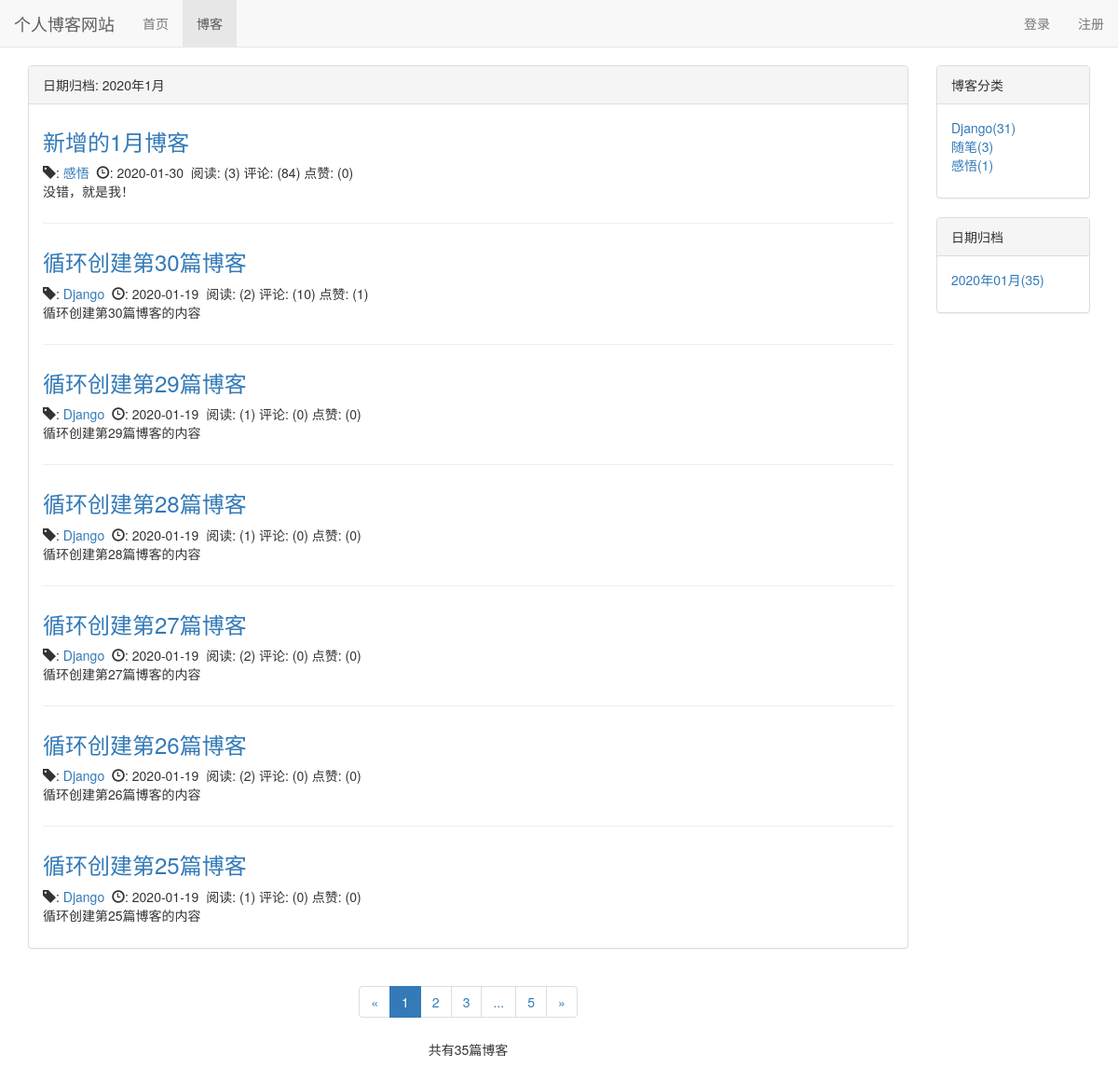
The app's page /blog/date/2020/1 with its own data.
### blog/models.py (models this page shows, shortened)
class Blog(models.Model, ReadNumExpandMethod):
    title = models.CharField(max_length=30)
    blog_type = models.ForeignKey(BlogType, on_delete=models.DO_NOTHING)
    content = MDTextField()
    author = models.ForeignKey(User, on_delete=models.DO_NOTHING)
    read_details = GenericRelation(ReadDetail)
    create_time = models.DateTimeField(auto_now_add=True)
    last_updated_time = models.DateTimeField(auto_now=True)
    class Meta:
        ordering = ['-create_time']

class BlogType(models.Model):
    type_name = models.CharField(max_length=15)
    def __str__(self):
        return self.type_name

### read_statistics/models.py (models this page shows)
class ReadNum(models.Model):
    read_num = models.IntegerField(default=0)
    content_type = models.ForeignKey(ContentType, on_delete=models.DO_NOTHING)
    object_id = models.PositiveIntegerField()
    content_object = GenericForeignKey('content_type', 'object_id')

### likes/models.py (models this page shows)
class LikeCount(models.Model):
    liked_num = models.IntegerField(default=0)
    content_type = models.ForeignKey(ContentType, on_delete=models.DO_NOTHING)
    object_id = models.PositiveIntegerField()
    content_object = GenericForeignKey('content_type', 'object_id')

### blog/views.py (the view)
# urls.py: path('date/<int:year>/<int:month>', views.blogs_with_date, name='blogs_with_date'),
def blogs_with_date(request, year, month):
    blogs_all_list = Blog.objects.filter(create_time__year=year, create_time__month=month)
    context = get_blog_list_common_data(request, blogs_all_list)
    context['blogs_with_date'] = '%s年%s月' % (year, month)
    return render(request, "blog/blogs_with_date.html", context)

### blog/templatetags/comment_tags.py (called while the page is built)
@register.simple_tag
def get_comment_count(obj):
    content_type = ContentType.objects.get_for_model(obj)
    return Comment.objects.filter(content_type=content_type, object_id=obj.pk).count()

### blog/templatetags/likes_tags.py (called while the page is built)
@register.simple_tag
def get_like_count(obj):
    content_type = ContentType.objects.get_for_model(obj)
    like_count, created = LikeCount.objects.get_or_create(content_type=content_type, object_id=obj.pk)
    return like_count.liked_num

### read_statistics/models.py (called while the page is built)
    def read_num(self):
        try:
            ct = ContentType.objects.get_for_model(self)
            readnum = ReadNum.objects.get(content_type=ct, object_id=self.pk)
            return readnum.read_num
        except exceptions.ObjectDoesNotExist:
            return 0

### user/context_processors.py (called while the page is built)
def login_modal_form(request):
    return {'login_modal_form': LoginForm()}

### blog/templates/blog/blogs_with_date.html (shortened to what this page needs)
{% extends 'blog/blog_list.html' %}
{% block blog_list_title %}
    日期归档: {{ blogs_with_date }}
{% endblock %}

### blog/templates/blog/blog_list.html (shortened to what this page needs)
{% extends 'base.html' %}
{% load staticfiles %}
{% load comment_tags %}
{% load likes_tags %}
{% block nav_blog_active %}
    active
{% endblock %}
{% block header_extends %}<link rel="stylesheet" href="{% static 'blog.css' %}">{% endblock %}
{% block content %}
    <div class="container">
        <div class="row">
            <div class="col-xs-12 col-sm-8 col-md-9 col-lg-10">
                <div class="panel panel-default">
                    <div class="panel-heading">{% block blog_list_title %}全部博客列表{% endblock %}</div>
                    <div class="panel-body">
                        {% for blog in page_of_blogs.object_list %}
                            <div class="blog">
                                <h3><a href="{% url 'blog_detail' blog.pk %}">{{ blog.title }}</a></h3>
                                <p class="blog-info">
                                    <span class="glyphicon glyphicon-tag"></span>:
                                    <a href="{% url 'blogs_with_type' blog.blog_type.pk %}">{{ blog.blog_type }}</a>&nbsp;
                                    <span class="glyphicon glyphicon-time"></span>:
                                    {{ blog.create_time|date:"Y-m-d"}}&nbsp;
                                    阅读: ({{ blog.read_num }})
                                    评论: ({% get_comment_count blog %})
                                    点赞: ({% get_like_count blog %})
                                </p>
                                <p>{{ blog.content|truncatechars:120|safe }}</p>
                            </div>
                        {% empty %}
                            <div class="blog">
                                <h3>暂无博客, 敬请期待</h3>
                            </div>
                        {% endfor %}
                    </div>
                </div>
                <div class="paginator">
                    <nav aria-label="Page navigation">
                        <ul class="pagination">
                            <li>
                                {% if page_of_blogs.has_previous %}
                                    <a href="?page={{ page_of_blogs.previous_page_number }}" aria-label="Previous">
                                        <span aria-hidden="true">&laquo;</span>
                                    </a>
                                {% else %}
                                    <span aria-hidden="true">&laquo;</span>
                                {% endif %}
                            </li>
                            {% for page_num in page_range %}
                                {% if page_num == page_of_blogs.number %}
                                    <li class="active"><span>{{ page_num }}</span></li>
                                {% else %}
                                    {% if page_num == '...' %}
                                        <li><span>{{ page_num }}</span></li>
                                    {% else %}
                                        <li><a href="?page={{ page_num }}">{{ page_num }}</a></li>
                                    {% endif %}
                                {% endif %}
                            {% endfor %}
                            <li>
                                {% if page_of_blogs.has_next %}
                                    <a href="?page={{ page_of_blogs.next_page_number }}" aria-label="Next">
                                        <span aria-hidden="true">&raquo;</span>
                                    </a>
                                {% else %}
                                    <span aria-hidden="true">&raquo;</span>
                                {% endif %}
                            </li>
                        </ul>
                        <p>共有{{ page_of_blogs.paginator.count }}篇博客</p>
                    </nav>
                </div>
            </div>
            <div class="hidden-xs col-sm-4 col-md-3 col-lg-2">
                <div class="panel panel-default">
                    <div class="panel-heading">博客分类</div>
                    <div class="panel-body">
                        <ul class="blog-types">
                            {% for blog_type in blog_types %}
                                <li>
                                    <a href="{% url 'blogs_with_type' blog_type.pk %}">
                                        {{ blog_type.type_name }}({{ blog_type.blog_count }})
                                    </a>
                                </li>
                            {% empty %}
                                暂无分类
                            {% endfor %}
                        </ul>
                    </div>
                </div>
                <div class="panel panel-default">
                    <div class="panel-heading">日期归档</div>
                    <div class="panel-body">
                        <ul>
                            {% for blog_date, blog_count in blog_dates.items %}
                                <a href="{% url 'blogs_with_date' blog_date.year blog_date.month %}">
                                    <li>{{ blog_date|date:"Y年m月" }}({{ blog_count }})</li>
                                </a>
                            {% endfor %}
                        </ul>
                    </div>
                </div>
            </div>
        </div>
    </div>
{% endblock %}

### static/base.css (style rules this page uses)
* { margin: 0; padding: 0; }
body { margin-top: 70px!important; }
ul { list-style-type: none; }

### static/blog.css (style rules this page uses)
ul.blog-types { list-style-type: none; }
div.blog:not(:last-child) { margin-bottom: 2em; padding-bottom: 1em; border-bottom: 1px solid #eee; }
div.blog h3 { margin-top: 0.5em; }
div.blog p.blog-info { margin-bottom: 0; }
div.paginator { text-align: center; }

### records on screen
Blog: title "新增的1月博客", blog_type "感悟", create_time "2020-01-30", read_num "3", id "84", id.liked_num "0", content "没错，就是我！"
Blog: title "循环创建第30篇博客", blog_type "Django", create_time "2020-01-19", read_num "2", id "10", id.liked_num "1", content "循环创建第30篇博客的内容"
Blog: title "循环创建第29篇博客", blog_type "Django", create_time "2020-01-19", read_num "1", id "0", id.liked_num "0", content "循环创建第29篇博客的内容"
Blog: title "循环创建第28篇博客", blog_type "Django", create_time "2020-01-19", read_num "1", id "0", id.liked_num "0", content "循环创建第28篇博客的内容"
Blog: title "循环创建第27篇博客", blog_type "Django", create_time "2020-01-19", read_num "2", id "0", id.liked_num "0", content "循环创建第27篇博客的内容"
Blog: title "循环创建第26篇博客", blog_type "Django", create_time "2020-01-19", read_num "2", id "0", id.liked_num "0", content "循环创建第26篇博客的内容"
Blog: title "循环创建第25篇博客", blog_type "Django", create_time "2020-01-19", read_num "1", id "0", id.liked_num "0", content "循环创建第25篇博客的内容"
BlogType: type_name "Django", blog_count "31"
BlogType: type_name "随笔", blog_count "3"
BlogType: type_name "感悟", blog_count "1"

### other values on screen
{{ blogs_with_date }} "2020年1月"
{{ page_num }} "1"
{{ page_num }} "2" "3" "5"
{{ page_num }} "..."
{{ page_of_blogs.paginator.count }} "35"
{{ blog_date|date:"Y年m月" }} "2020年01月"
{{ blog_count }} "35"
